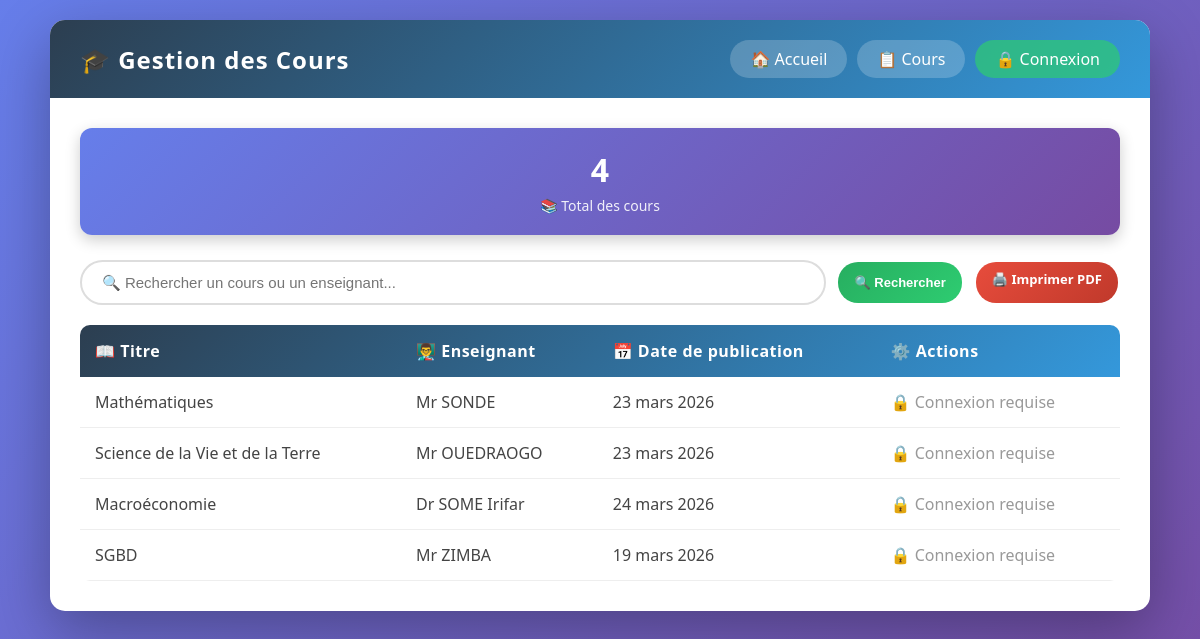
Before: /liste/ with the older database file.
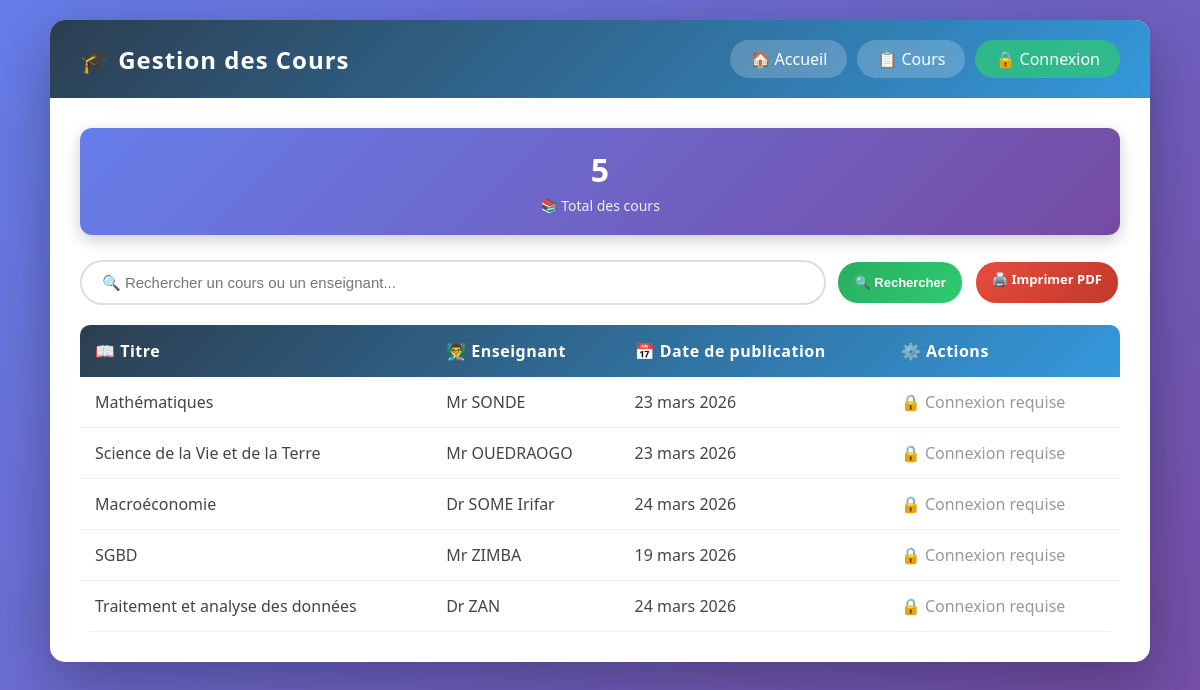
After: the same page with the newer database file.
### cours/models.py (models this page shows, shortened)
class Cours(models.Model):
    titre = models.CharField(max_length=200)
    enseignant = models.CharField(max_length=100)
    date_publication = models.DateField(validators=[valider_date])
    date_ajout = models.DateTimeField(auto_now_add=True)  # ← caché, automatique

### cours/views.py (the view)
# urls.py: path('liste/', CoursListView.as_view(), name='cours-list'),
class CoursListView(ListView):
    model = Cours
    template_name = 'cours/liste_cours.html'
    context_object_name = 'cours_list'
    def get_queryset(self):
        queryset = Cours.objects.all()
        query = self.request.GET.get('q')
        if query:
            queryset = queryset.filter(
                titre__icontains=query
            ) | queryset.filter(
                enseignant__icontains=query
            )
        return queryset
    def get_context_data(self, **kwargs):
        context = super().get_context_data(**kwargs)
        context['query'] = self.request.GET.get('q', '')
        return context

### cours/templates/cours/liste_cours.html (shortened to what this page needs)
{% extends 'cours/base.html' %}
{% block content %}
<div class="stats">
    <div class="stat-card">
        <h3>{{ cours_list|length }}</h3>
        <p>📚 Total des cours</p>
    </div>
</div>
<form method="GET" action="{% url 'cours-list' %}">
    <div class="search-bar">
        <input type="text" name="q" value="{{ query }}"
            placeholder="🔍 Rechercher un cours ou un enseignant...">
        <button type="submit" class="btn btn-add">🔍 Rechercher</button>
        <a href="{% url 'imprimer-pdf' %}" class="btn" style="background:linear-gradient(135deg, #e74c3c, #c0392b); color:white;">
            🖨️ Imprimer PDF
        </a>
    </div>
</form>
<table id="coursTable">
    <thead>
        <tr>
            <th>📖 Titre</th>
            <th>👨‍🏫 Enseignant</th>
            <th>📅 Date de publication</th>
            <th>⚙️ Actions</th>
        </tr>
    </thead>
    <tbody id="coursBody">
        {% for cours in cours_list %}
        <tr>
            <td>{{ cours.titre }}</td>
            <td>{{ cours.enseignant }}</td>
           <td>{{ cours.date_publication|date:"d F Y" }}</td>
            <td>
    {% if user.is_authenticated %}
    <a href="{% url 'cours-update' cours.pk %}" class="btn btn-edit">✏️ Modifier</a>
    <a href="{% url 'cours-delete' cours.pk %}" class="btn btn-delete">🗑️ Supprimer</a>
    {% else %}
    <span style="color:#999;">🔒 Connexion requise</span>
    {% endif %}
</td>
        </tr>
        {% endfor %}
    </tbody>
</table>
{% endblock %}

Changed rows visible on the page:
added Cours: titre "Traitement et analyse des données", enseignant "Dr ZAN", date_publication "24 mars 2026"
Other visible differences:
{{ cours_list|length }}: "4" → "5"
